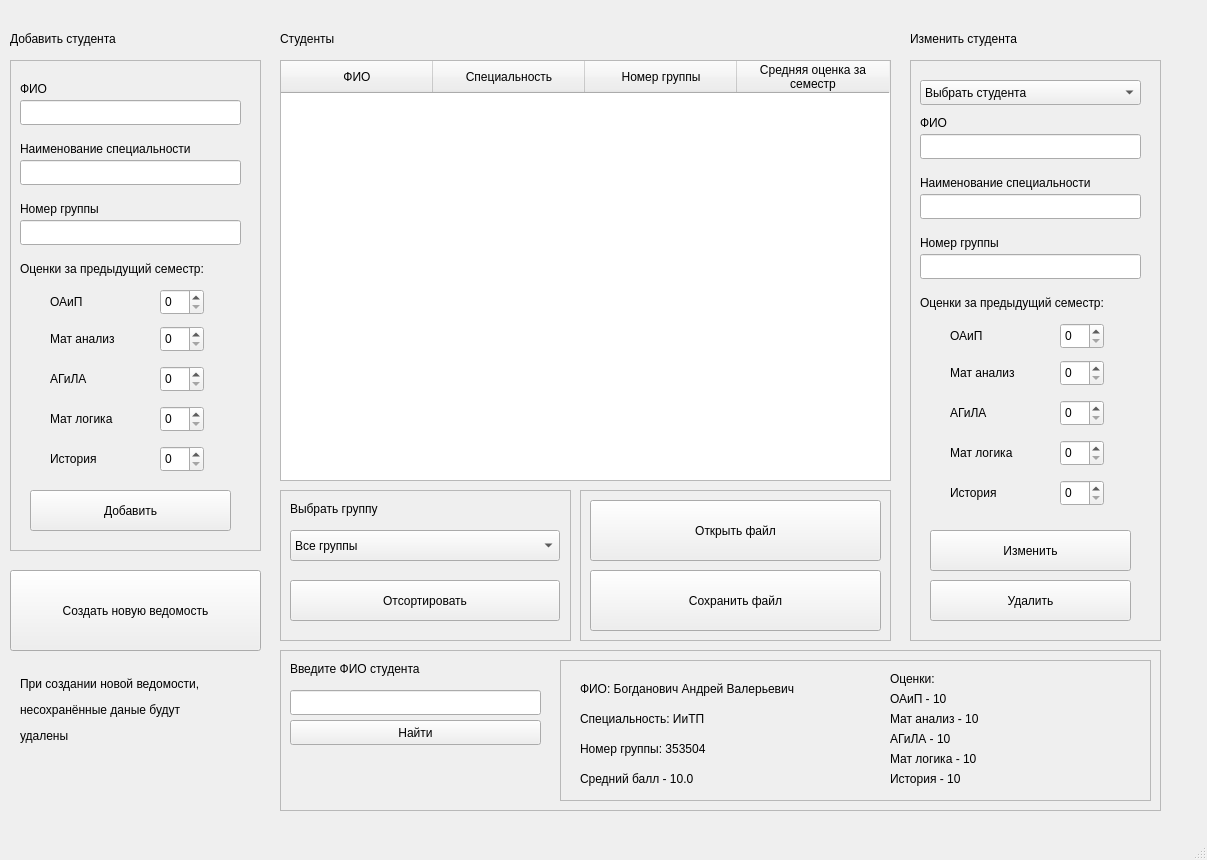
<?xml version="1.0" encoding="UTF-8"?>
<ui version="4.0">
 <class>MainWindow</class>
 <widget class="QMainWindow" name="MainWindow">
  <property name="geometry">
   <rect>
    <x>0</x>
    <y>0</y>
    <width>1207</width>
    <height>860</height>
   </rect>
  </property>
  <property name="windowTitle">
   <string>Task2 Создание ведомости</string>
  </property>
  <widget class="QWidget" name="centralwidget">
   <widget class="QTableWidget" name="tableWidget">
    <property name="geometry">
     <rect>
      <x>280</x>
      <y>60</y>
      <width>611</width>
      <height>421</height>
     </rect>
    </property>
    <attribute name="horizontalHeaderDefaultSectionSize">
     <number>152</number>
    </attribute>
    <column>
     <property name="text">
      <string>ФИО</string>
     </property>
    </column>
    <column>
     <property name="text">
      <string>Специальность</string>
     </property>
    </column>
    <column>
     <property name="text">
      <string>Номер группы</string>
     </property>
    </column>
    <column>
     <property name="text">
      <string>Средняя оценка за 
семестр</string>
     </property>
    </column>
   </widget>
   <widget class="QFrame" name="addFrame">
    <property name="geometry">
     <rect>
      <x>10</x>
      <y>60</y>
      <width>251</width>
      <height>491</height>
     </rect>
    </property>
    <property name="frameShape">
     <enum>QFrame::StyledPanel</enum>
    </property>
    <property name="frameShadow">
     <enum>QFrame::Raised</enum>
    </property>
    <widget class="QLabel" name="label">
     <property name="geometry">
      <rect>
       <x>10</x>
       <y>20</y>
       <width>101</width>
       <height>17</height>
      </rect>
     </property>
     <property name="text">
      <string>ФИО</string>
     </property>
    </widget>
    <widget class="QLineEdit" name="fioAdd_line">
     <property name="geometry">
      <rect>
       <x>10</x>
       <y>40</y>
       <width>221</width>
       <height>25</height>
      </rect>
     </property>
    </widget>
    <widget class="QLabel" name="label_3">
     <property name="geometry">
      <rect>
       <x>10</x>
       <y>80</y>
       <width>221</width>
       <height>17</height>
      </rect>
     </property>
     <property name="text">
      <string>Наименование специальности</string>
     </property>
    </widget>
    <widget class="QLineEdit" name="specAdd_line">
     <property name="geometry">
      <rect>
       <x>10</x>
       <y>100</y>
       <width>221</width>
       <height>25</height>
      </rect>
     </property>
    </widget>
    <widget class="QLabel" name="label_4">
     <property name="geometry">
      <rect>
       <x>10</x>
       <y>140</y>
       <width>221</width>
       <height>17</height>
      </rect>
     </property>
     <property name="text">
      <string>Номер группы</string>
     </property>
    </widget>
    <widget class="QLineEdit" name="groupAdd_line">
     <property name="geometry">
      <rect>
       <x>10</x>
       <y>160</y>
       <width>221</width>
       <height>25</height>
      </rect>
     </property>
    </widget>
    <widget class="QLabel" name="label_5">
     <property name="geometry">
      <rect>
       <x>10</x>
       <y>200</y>
       <width>241</width>
       <height>17</height>
      </rect>
     </property>
     <property name="text">
      <string>Оценки за предыдущий семестр:</string>
     </property>
    </widget>
    <widget class="QLabel" name="label_6">
     <property name="geometry">
      <rect>
       <x>40</x>
       <y>233</y>
       <width>66</width>
       <height>17</height>
      </rect>
     </property>
     <property name="text">
      <string>ОАиП</string>
     </property>
    </widget>
    <widget class="QSpinBox" name="oaipAdd_spinBox">
     <property name="geometry">
      <rect>
       <x>150</x>
       <y>229</y>
       <width>44</width>
       <height>26</height>
      </rect>
     </property>
     <property name="maximum">
      <number>10</number>
     </property>
    </widget>
    <widget class="QSpinBox" name="maAdd_spinBox">
     <property name="geometry">
      <rect>
       <x>150</x>
       <y>266</y>
       <width>44</width>
       <height>26</height>
      </rect>
     </property>
     <property name="maximum">
      <number>10</number>
     </property>
    </widget>
    <widget class="QLabel" name="label_7">
     <property name="geometry">
      <rect>
       <x>40</x>
       <y>270</y>
       <width>91</width>
       <height>17</height>
      </rect>
     </property>
     <property name="text">
      <string>Мат анализ</string>
     </property>
    </widget>
    <widget class="QSpinBox" name="agilaAdd_spinBox">
     <property name="geometry">
      <rect>
       <x>150</x>
       <y>306</y>
       <width>44</width>
       <height>26</height>
      </rect>
     </property>
     <property name="maximum">
      <number>10</number>
     </property>
    </widget>
    <widget class="QLabel" name="label_8">
     <property name="geometry">
      <rect>
       <x>40</x>
       <y>310</y>
       <width>91</width>
       <height>17</height>
      </rect>
     </property>
     <property name="text">
      <string>АГиЛА</string>
     </property>
    </widget>
    <widget class="QSpinBox" name="mlAdd_spinBox">
     <property name="geometry">
      <rect>
       <x>150</x>
       <y>346</y>
       <width>44</width>
       <height>26</height>
      </rect>
     </property>
     <property name="maximum">
      <number>10</number>
     </property>
    </widget>
    <widget class="QLabel" name="label_9">
     <property name="geometry">
      <rect>
       <x>40</x>
       <y>350</y>
       <width>91</width>
       <height>17</height>
      </rect>
     </property>
     <property name="text">
      <string>Мат логика</string>
     </property>
    </widget>
    <widget class="QSpinBox" name="hisoryAdd_spinBox">
     <property name="geometry">
      <rect>
       <x>150</x>
       <y>386</y>
       <width>44</width>
       <height>26</height>
      </rect>
     </property>
     <property name="maximum">
      <number>10</number>
     </property>
    </widget>
    <widget class="QLabel" name="label_10">
     <property name="geometry">
      <rect>
       <x>40</x>
       <y>390</y>
       <width>91</width>
       <height>17</height>
      </rect>
     </property>
     <property name="text">
      <string>История</string>
     </property>
    </widget>
    <widget class="QPushButton" name="AddButton">
     <property name="geometry">
      <rect>
       <x>20</x>
       <y>430</y>
       <width>201</width>
       <height>41</height>
      </rect>
     </property>
     <property name="text">
      <string>Добавить</string>
     </property>
    </widget>
   </widget>
   <widget class="QLabel" name="label_2">
    <property name="geometry">
     <rect>
      <x>10</x>
      <y>30</y>
      <width>141</width>
      <height>17</height>
     </rect>
    </property>
    <property name="text">
     <string>Добавить студента</string>
    </property>
   </widget>
   <widget class="QLabel" name="label_11">
    <property name="geometry">
     <rect>
      <x>280</x>
      <y>30</y>
      <width>141</width>
      <height>17</height>
     </rect>
    </property>
    <property name="text">
     <string>Студенты</string>
    </property>
   </widget>
   <widget class="QFrame" name="editFrame">
    <property name="geometry">
     <rect>
      <x>910</x>
      <y>60</y>
      <width>251</width>
      <height>581</height>
     </rect>
    </property>
    <property name="frameShape">
     <enum>QFrame::StyledPanel</enum>
    </property>
    <property name="frameShadow">
     <enum>QFrame::Raised</enum>
    </property>
    <widget class="QLabel" name="label_75">
     <property name="geometry">
      <rect>
       <x>10</x>
       <y>54</y>
       <width>101</width>
       <height>17</height>
      </rect>
     </property>
     <property name="text">
      <string>ФИО</string>
     </property>
    </widget>
    <widget class="QLineEdit" name="fioEdit_line">
     <property name="geometry">
      <rect>
       <x>10</x>
       <y>74</y>
       <width>221</width>
       <height>25</height>
      </rect>
     </property>
    </widget>
    <widget class="QLabel" name="label_76">
     <property name="geometry">
      <rect>
       <x>10</x>
       <y>114</y>
       <width>221</width>
       <height>17</height>
      </rect>
     </property>
     <property name="text">
      <string>Наименование специальности</string>
     </property>
    </widget>
    <widget class="QLineEdit" name="specEdit_line">
     <property name="geometry">
      <rect>
       <x>10</x>
       <y>134</y>
       <width>221</width>
       <height>25</height>
      </rect>
     </property>
    </widget>
    <widget class="QLabel" name="label_77">
     <property name="geometry">
      <rect>
       <x>10</x>
       <y>174</y>
       <width>221</width>
       <height>17</height>
      </rect>
     </property>
     <property name="text">
      <string>Номер группы</string>
     </property>
    </widget>
    <widget class="QLineEdit" name="groupEdit_line">
     <property name="geometry">
      <rect>
       <x>10</x>
       <y>194</y>
       <width>221</width>
       <height>25</height>
      </rect>
     </property>
    </widget>
    <widget class="QLabel" name="label_78">
     <property name="geometry">
      <rect>
       <x>10</x>
       <y>234</y>
       <width>241</width>
       <height>17</height>
      </rect>
     </property>
     <property name="text">
      <string>Оценки за предыдущий семестр:</string>
     </property>
    </widget>
    <widget class="QLabel" name="label_79">
     <property name="geometry">
      <rect>
       <x>40</x>
       <y>267</y>
       <width>66</width>
       <height>17</height>
      </rect>
     </property>
     <property name="text">
      <string>ОАиП</string>
     </property>
    </widget>
    <widget class="QSpinBox" name="oaipEdit_spinBox">
     <property name="geometry">
      <rect>
       <x>150</x>
       <y>263</y>
       <width>44</width>
       <height>26</height>
      </rect>
     </property>
     <property name="maximum">
      <number>10</number>
     </property>
    </widget>
    <widget class="QSpinBox" name="maEdit_spinBox">
     <property name="geometry">
      <rect>
       <x>150</x>
       <y>300</y>
       <width>44</width>
       <height>26</height>
      </rect>
     </property>
     <property name="maximum">
      <number>10</number>
     </property>
    </widget>
    <widget class="QLabel" name="label_80">
     <property name="geometry">
      <rect>
       <x>40</x>
       <y>304</y>
       <width>91</width>
       <height>17</height>
      </rect>
     </property>
     <property name="text">
      <string>Мат анализ</string>
     </property>
    </widget>
    <widget class="QSpinBox" name="agilaEdit_spinBox">
     <property name="geometry">
      <rect>
       <x>150</x>
       <y>340</y>
       <width>44</width>
       <height>26</height>
      </rect>
     </property>
     <property name="maximum">
      <number>10</number>
     </property>
    </widget>
    <widget class="QLabel" name="label_81">
     <property name="geometry">
      <rect>
       <x>40</x>
       <y>344</y>
       <width>91</width>
       <height>17</height>
      </rect>
     </property>
     <property name="text">
      <string>АГиЛА</string>
     </property>
    </widget>
    <widget class="QSpinBox" name="mlEdit_spinBOx">
     <property name="geometry">
      <rect>
       <x>150</x>
       <y>380</y>
       <width>44</width>
       <height>26</height>
      </rect>
     </property>
     <property name="maximum">
      <number>10</number>
     </property>
    </widget>
    <widget class="QLabel" name="label_82">
     <property name="geometry">
      <rect>
       <x>40</x>
       <y>384</y>
       <width>91</width>
       <height>17</height>
      </rect>
     </property>
     <property name="text">
      <string>Мат логика</string>
     </property>
    </widget>
    <widget class="QSpinBox" name="historyEdit_spinBox">
     <property name="geometry">
      <rect>
       <x>150</x>
       <y>420</y>
       <width>44</width>
       <height>26</height>
      </rect>
     </property>
     <property name="maximum">
      <number>10</number>
     </property>
    </widget>
    <widget class="QLabel" name="label_83">
     <property name="geometry">
      <rect>
       <x>40</x>
       <y>424</y>
       <width>91</width>
       <height>17</height>
      </rect>
     </property>
     <property name="text">
      <string>История</string>
     </property>
    </widget>
    <widget class="QPushButton" name="delete_button">
     <property name="geometry">
      <rect>
       <x>20</x>
       <y>520</y>
       <width>201</width>
       <height>41</height>
      </rect>
     </property>
     <property name="text">
      <string>Удалить</string>
     </property>
    </widget>
    <widget class="QPushButton" name="edit_button">
     <property name="geometry">
      <rect>
       <x>20</x>
       <y>470</y>
       <width>201</width>
       <height>41</height>
      </rect>
     </property>
     <property name="text">
      <string>Изменить</string>
     </property>
    </widget>
    <widget class="QComboBox" name="studentSelect_comboBox">
     <property name="geometry">
      <rect>
       <x>10</x>
       <y>20</y>
       <width>221</width>
       <height>25</height>
      </rect>
     </property>
     <item>
      <property name="text">
       <string>Выбрать студента</string>
      </property>
     </item>
    </widget>
   </widget>
   <widget class="QLabel" name="label_84">
    <property name="geometry">
     <rect>
      <x>910</x>
      <y>30</y>
      <width>141</width>
      <height>17</height>
     </rect>
    </property>
    <property name="text">
     <string>Изменить студента</string>
    </property>
   </widget>
   <widget class="QFrame" name="frame">
    <property name="geometry">
     <rect>
      <x>280</x>
      <y>490</y>
      <width>291</width>
      <height>151</height>
     </rect>
    </property>
    <property name="frameShape">
     <enum>QFrame::StyledPanel</enum>
    </property>
    <property name="frameShadow">
     <enum>QFrame::Raised</enum>
    </property>
    <widget class="QLabel" name="label_85">
     <property name="geometry">
      <rect>
       <x>10</x>
       <y>10</y>
       <width>121</width>
       <height>17</height>
      </rect>
     </property>
     <property name="text">
      <string>Выбрать группу</string>
     </property>
    </widget>
    <widget class="QComboBox" name="selectGroup_comboBox">
     <property name="geometry">
      <rect>
       <x>10</x>
       <y>40</y>
       <width>270</width>
       <height>31</height>
      </rect>
     </property>
     <item>
      <property name="text">
       <string>Все группы</string>
      </property>
     </item>
    </widget>
    <widget class="QPushButton" name="sort_button">
     <property name="geometry">
      <rect>
       <x>10</x>
       <y>90</y>
       <width>270</width>
       <height>41</height>
      </rect>
     </property>
     <property name="text">
      <string>Отсортировать</string>
     </property>
    </widget>
   </widget>
   <widget class="QFrame" name="frame_2">
    <property name="geometry">
     <rect>
      <x>580</x>
      <y>490</y>
      <width>311</width>
      <height>151</height>
     </rect>
    </property>
    <property name="frameShape">
     <enum>QFrame::StyledPanel</enum>
    </property>
    <property name="frameShadow">
     <enum>QFrame::Raised</enum>
    </property>
    <widget class="QPushButton" name="openFile_button">
     <property name="geometry">
      <rect>
       <x>10</x>
       <y>10</y>
       <width>291</width>
       <height>61</height>
      </rect>
     </property>
     <property name="text">
      <string>Открыть файл</string>
     </property>
    </widget>
    <widget class="QPushButton" name="saveFile_button">
     <property name="geometry">
      <rect>
       <x>10</x>
       <y>80</y>
       <width>291</width>
       <height>61</height>
      </rect>
     </property>
     <property name="text">
      <string>Сохранить файл</string>
     </property>
    </widget>
   </widget>
   <widget class="QFrame" name="frame_3">
    <property name="geometry">
     <rect>
      <x>280</x>
      <y>650</y>
      <width>881</width>
      <height>161</height>
     </rect>
    </property>
    <property name="frameShape">
     <enum>QFrame::StyledPanel</enum>
    </property>
    <property name="frameShadow">
     <enum>QFrame::Raised</enum>
    </property>
    <widget class="QPushButton" name="find_button">
     <property name="geometry">
      <rect>
       <x>10</x>
       <y>70</y>
       <width>251</width>
       <height>25</height>
      </rect>
     </property>
     <property name="text">
      <string>Найти</string>
     </property>
    </widget>
    <widget class="QLabel" name="label_95">
     <property name="geometry">
      <rect>
       <x>10</x>
       <y>10</y>
       <width>171</width>
       <height>17</height>
      </rect>
     </property>
     <property name="text">
      <string>Введите ФИО студента</string>
     </property>
    </widget>
    <widget class="QLineEdit" name="lineEdit">
     <property name="geometry">
      <rect>
       <x>10</x>
       <y>40</y>
       <width>251</width>
       <height>25</height>
      </rect>
     </property>
    </widget>
    <widget class="QFrame" name="frame_4">
     <property name="geometry">
      <rect>
       <x>280</x>
       <y>10</y>
       <width>591</width>
       <height>141</height>
      </rect>
     </property>
     <property name="frameShape">
      <enum>QFrame::StyledPanel</enum>
     </property>
     <property name="frameShadow">
      <enum>QFrame::Raised</enum>
     </property>
     <widget class="QLabel" name="label_96">
      <property name="geometry">
       <rect>
        <x>330</x>
        <y>10</y>
        <width>66</width>
        <height>17</height>
       </rect>
      </property>
      <property name="text">
       <string>Оценки:</string>
      </property>
     </widget>
     <widget class="QLabel" name="oaipLabel">
      <property name="geometry">
       <rect>
        <x>330</x>
        <y>30</y>
        <width>171</width>
        <height>17</height>
       </rect>
      </property>
      <property name="text">
       <string>ОАиП - 10</string>
      </property>
     </widget>
     <widget class="QLabel" name="maLabel">
      <property name="geometry">
       <rect>
        <x>330</x>
        <y>50</y>
        <width>171</width>
        <height>17</height>
       </rect>
      </property>
      <property name="text">
       <string>Мат анализ - 10</string>
      </property>
     </widget>
     <widget class="QLabel" name="agilaLabel">
      <property name="geometry">
       <rect>
        <x>330</x>
        <y>70</y>
        <width>171</width>
        <height>17</height>
       </rect>
      </property>
      <property name="text">
       <string>АГиЛА - 10</string>
      </property>
     </widget>
     <widget class="QLabel" name="mlLabel">
      <property name="geometry">
       <rect>
        <x>330</x>
        <y>90</y>
        <width>171</width>
        <height>17</height>
       </rect>
      </property>
      <property name="text">
       <string>Мат логика - 10</string>
      </property>
     </widget>
     <widget class="QLabel" name="historyLabel">
      <property name="geometry">
       <rect>
        <x>330</x>
        <y>110</y>
        <width>171</width>
        <height>17</height>
       </rect>
      </property>
      <property name="text">
       <string>История - 10</string>
      </property>
     </widget>
     <widget class="QLabel" name="Group_Label">
      <property name="geometry">
       <rect>
        <x>20</x>
        <y>80</y>
        <width>291</width>
        <height>17</height>
       </rect>
      </property>
      <property name="text">
       <string>Номер группы: 353504</string>
      </property>
     </widget>
     <widget class="QLabel" name="Spec_Label">
      <property name="geometry">
       <rect>
        <x>20</x>
        <y>50</y>
        <width>291</width>
        <height>17</height>
       </rect>
      </property>
      <property name="text">
       <string>Специальность: ИиТП</string>
      </property>
     </widget>
     <widget class="QLabel" name="Fio_Label">
      <property name="geometry">
       <rect>
        <x>20</x>
        <y>20</y>
        <width>291</width>
        <height>17</height>
       </rect>
      </property>
      <property name="text">
       <string>ФИО: Богданович Андрей Валерьевич</string>
      </property>
     </widget>
     <widget class="QLabel" name="Group_Label_2">
      <property name="geometry">
       <rect>
        <x>20</x>
        <y>110</y>
        <width>291</width>
        <height>17</height>
       </rect>
      </property>
      <property name="text">
       <string>Средний балл - 10.0</string>
      </property>
     </widget>
    </widget>
   </widget>
   <widget class="QPushButton" name="_createVed_button">
    <property name="geometry">
     <rect>
      <x>10</x>
      <y>570</y>
      <width>251</width>
      <height>81</height>
     </rect>
    </property>
    <property name="text">
     <string>Создать новую ведомость</string>
    </property>
   </widget>
   <widget class="QLabel" name="label_12">
    <property name="geometry">
     <rect>
      <x>20</x>
      <y>670</y>
      <width>231</width>
      <height>81</height>
     </rect>
    </property>
    <property name="font">
     <font>
      <kerning>true</kerning>
     </font>
    </property>
    <property name="styleSheet">
     <string notr="true"/>
    </property>
    <property name="text">
     <string>&lt;html&gt;&lt;head/&gt;&lt;body&gt;&lt;p&gt;При создании новой ведомости, &lt;/p&gt;&lt;p&gt;несохранённые даные будут &lt;/p&gt;&lt;p&gt;удалены&lt;/p&gt;&lt;/body&gt;&lt;/html&gt;</string>
    </property>
    <property name="textFormat">
     <enum>Qt::AutoText</enum>
    </property>
    <property name="alignment">
     <set>Qt::AlignLeading|Qt::AlignLeft|Qt::AlignVCenter</set>
    </property>
    <property name="wordWrap">
     <bool>false</bool>
    </property>
    <property name="indent">
     <number>-1</number>
    </property>
   </widget>
  </widget>
  <widget class="QMenuBar" name="menubar">
   <property name="geometry">
    <rect>
     <x>0</x>
     <y>0</y>
     <width>1207</width>
     <height>22</height>
    </rect>
   </property>
  </widget>
  <widget class="QStatusBar" name="statusbar"/>
 </widget>
 <resources/>
 <connections/>
</ui>
